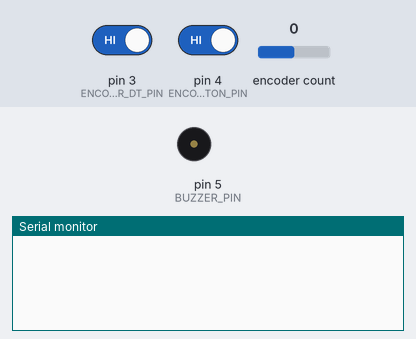
Simulated run of this sketch. Board: Arduino Uno, built with avr-gcc and run on an emulated ATmega328P. Parts: buzzer (waves = sounding, pin HIGH), the last lines printed to the serial monitor. Inputs (shaded band) come from the test bench; at power-on: encoder count 0, pin 4 (ENCODER_BUTTON_PIN) HIGH, pin 3 (ENCODER_DT_PIN) HIGH.

Above: at 1.2 s.
1.3 s: encoder count set to 1
At 1.9 s:
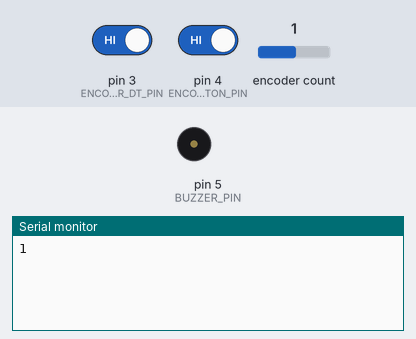
2.8 s: pin 4 (ENCODER_BUTTON_PIN) driven LOW
At 3.2 s:
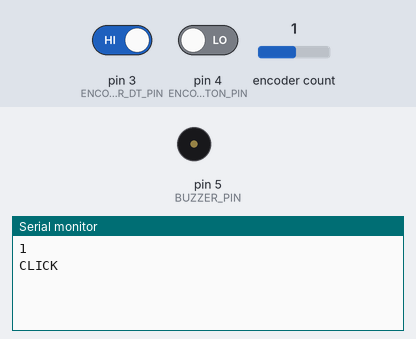

The sketch:

Arduino-Pomodoro-Timer.ino
```cpp
// ===============================================================
//  INCLUDE
// ===============================================================
// -------------------------- libraries --------------------------
#include <SPI.h>
#include <Adafruit_GFX.h>
#include <Adafruit_ILI9341.h>
#include <RTClib.h>

// ------------------------- components --------------------------
#include "buzzer.h"
#include "tick.h"
#include "encoder.h"

// ===============================================================
//  CONFIG
// ===============================================================
// --------------------------- display ---------------------------
// #define TFT_DC 9
// #define TFT_CS 10
// #define TEXT_SIZE 10

// Adafruit_ILI9341 tft = Adafruit_ILI9341(TFT_CS, TFT_DC);

// ----------------------------- rtc -----------------------------
// RTC_DS1307 rtc;

// ===============================================================
//  BEEP & TICK FUNCTION
// ===============================================================
void beepAndTick() {
    buzzerUpdate();
    tickUpdate();
}

// ===============================================================
//  SETUP
// ===============================================================
void setup() {
    Serial.begin(115200);
    buzzerSetup();
    tickSetup();
    encoderSetup();
}

// ===============================================================
//  LOOP
// ===============================================================
void loop() {
    // ------------------------- encoder -------------------------
    encoderUpdate();
    int step = encoderConsumeSteps();

    if (encoderConsumeClick()) {
        Serial.println("CLICK");
    }

    if (step != 0) {
        Serial.println(step);
    }
}
```

buzzer.cpp
```cpp
// ===============================================================
//  INCLUDES
// ===============================================================
#include <Arduino.h>
#include "buzzer.h"

// ===============================================================
//  BUZZER CONST & VAR
// ===============================================================
uint8_t BUZZER_PIN = 5;                             // pin del buzzer
static unsigned long lastBeep = 0;                  // quando ha suonato l'ultima volta
static const unsigned long BEEP_INTERVAL = 1000;    // quanto dura l'intervallo tra un suono e l'altro

// ===============================================================
//  BUZZER FUNCs
// ===============================================================
// --------------------------- setup -----------------------------
void buzzerSetup() {
    pinMode(BUZZER_PIN, OUTPUT);                    // pin settato a OUTPUT
}

// --------------------------- update ----------------------------
void buzzerUpdate() {
    unsigned long now = millis();                   // viene settato now in millisecondi

    if(now - lastBeep >= BEEP_INTERVAL) {           // se l'istante di adesso - il tempo dell'ultimo suono è maggiore o uguale all'intervallo previsto
        lastBeep = now;                             // settiamo l'ultimo suono ad ora
        tone(BUZZER_PIN, 500, 200);                 // e facciamo suonare ad una frequenza di 500 per 200 millisecondi
    }
}
```

buzzer.h
```cpp
// ===============================================================
//  PUBLIC BUZZER INTERFACE
// ===============================================================
#pragma once

// ===============================================================
//  PROTOTYPES
// ===============================================================
void buzzerSetup();
void buzzerUpdate();
```

encoder.cpp
```cpp
// ===============================================================
//  INCLUDES
// ===============================================================
#include <Arduino.h>
#include <Bounce2.h>
#include <RotaryEncoder.h>
#include "encoder.h"

// ===============================================================
//  ENCODER CONFIGURATION & STATE
// ===============================================================
// ---------------------------- pins -----------------------------
static const uint8_t ENCODER_CLK_PIN = 2;
static const uint8_t ENCODER_DT_PIN = 3;
static const uint8_t ENCODER_BUTTON_PIN = 4;

// ---------------------------- utils ----------------------------
static Bounce2::Button button;                                      // oggetto button per il debounce
static bool pendingClick = false;

// Istanza della libreria di Matthias Hertel (usa lo stile di latch a 4 step standard)
static RotaryEncoder encoder(ENCODER_CLK_PIN, ENCODER_DT_PIN, RotaryEncoder::LatchMode::FOUR3);

static volatile int pendingSteps = 0;                               // passi accumulati pronti per essere consumati
static long lastPosition = 0;                                        // tiene traccia dell'ultima posizione letta dall'encoder

// ===============================================================
//  ENCODER BUTTON
// ===============================================================
// *************************** static ****************************
// --------------------------- setup -----------------------------
static void encoderButtonSetup() {
    button.attach (ENCODER_BUTTON_PIN , INPUT_PULLUP);              // settiamo il pin del bottone al tipo di INPUT
    button.interval(5);                                             // quanto tempo di debounce
    button.setPressedState(LOW);                                    // a che stato (LOW o HIGH) si deve attivare il bottone
}

// --------------------------- update ----------------------------
static void encoderButtonUpdate() {
    button.update();                                                // aggiorniamo lo stato ad inizio di ogni loop

    if(button.pressed()) {
        pendingClick = true;
    }
}

// *************************** public ****************************
bool encoderConsumeClick() {                                        // mandiamo se è cliccato con una variabile clone e lo risettiamo a false
    bool isClicked = pendingClick;
    pendingClick = false;
    return isClicked;
}

// ===============================================================
//  ENCODER ROTATION
// ===============================================================
// *************************** static ****************************
// ---------------------------- isr ------------------------------
// ISR che delega il controllo dei pin alla libreria Hertel
static void checkPositionISR() {
    encoder.tick();
}

// --------------------------- setup -----------------------------
static void encoderRotationSetup() {
    // Configurazione pin (la libreria raccomanda INPUT_PULLUP se non hai pull-up esterni)
    pinMode(ENCODER_CLK_PIN, INPUT_PULLUP);
    pinMode(ENCODER_DT_PIN, INPUT_PULLUP);

    // Sincronizziamo la posizione iniziale
    encoder.tick();
    lastPosition = encoder.getPosition();

    // Agganciamo l'ISR ai pin per tracciare la rotazione in tempo reale
    attachInterrupt(digitalPinToInterrupt(ENCODER_CLK_PIN), checkPositionISR, CHANGE);
    attachInterrupt(digitalPinToInterrupt(ENCODER_DT_PIN), checkPositionISR, CHANGE);
}

// --------------------------- update ----------------------------
static void encoderRotationUpdate() {
    // Leggiamo la posizione attuale (calcolata in background tramite l'ISR)
    long currentPosition = encoder.getPosition();

    if (currentPosition != lastPosition) {
        // Calcoliamo la differenza di passi (positivo o negativo)
        int delta = currentPosition - lastPosition;

        noInterrupts();
        pendingSteps += delta;
        interrupts();

        lastPosition = currentPosition;
    }
}

// *************************** public ****************************
int encoderConsumeSteps() {
    noInterrupts();                                                 // blocca gli interrupts per evitare conflitti sulla variabile
    int steps = pendingSteps;
    pendingSteps = 0;
    interrupts();                                                   // sblocca gli interrupts
    return steps;
}

// ===============================================================
//  ENCODER EXPORTs
// ===============================================================
void encoderSetup() {
    encoderButtonSetup();
    encoderRotationSetup();
}

void encoderUpdate() {
    encoderButtonUpdate();
    encoderRotationUpdate();
}
```

encoder.h
```cpp
// ===============================================================
//  PUBLIC ENCODER INTERFACE
// ===============================================================
#pragma once

// ===============================================================
//  PROTOTYPES
// ===============================================================
void encoderSetup();
void encoderUpdate();

int encoderConsumeSteps();
bool encoderConsumeClick();
```

tick.cpp
```cpp
// ===============================================================
//  INCLUDES
// ===============================================================
#include <Arduino.h>
#include "tick.h"

// ===============================================================
//  TICK CONST & VAR
// ===============================================================
static const unsigned long TICK_INTERVAL = 3000;    // intervallo tra un TICK e l'altro
static unsigned long lastTick = 0;                  // quando è avvemuto l'ultimo TICK

// ===============================================================
//  TICK FUNCs
// ===============================================================
// --------------------------- setup -----------------------------
void tickSetup() {}

// --------------------------- update ----------------------------
void tickUpdate() {
    unsigned long now = millis();                   // viene settato now in millisecondi

    if(now - lastTick >= TICK_INTERVAL) {           // se l'istante di adesso - il tempo dell'ultimo TICK è maggiore o uguale all'intervallo previsto
        lastTick = now;                             // settiamo l'ultimo TICK ad ora
        Serial.println("TICK");                     // e scriviamo TICK
    }
}
```

tick.h
```cpp
// ===============================================================
//  PUBLIC TICK INTERFACE
// ===============================================================
#pragma once

// ===============================================================
//  PROTOTYPES
// ===============================================================
void tickSetup();
void tickUpdate();
```

Measured:
- after the input at 1.3 s, the serial monitor: prints a new line at once (image 1)
- after the input at 2.8 s, the serial monitor: prints a new line at once (image 2)
